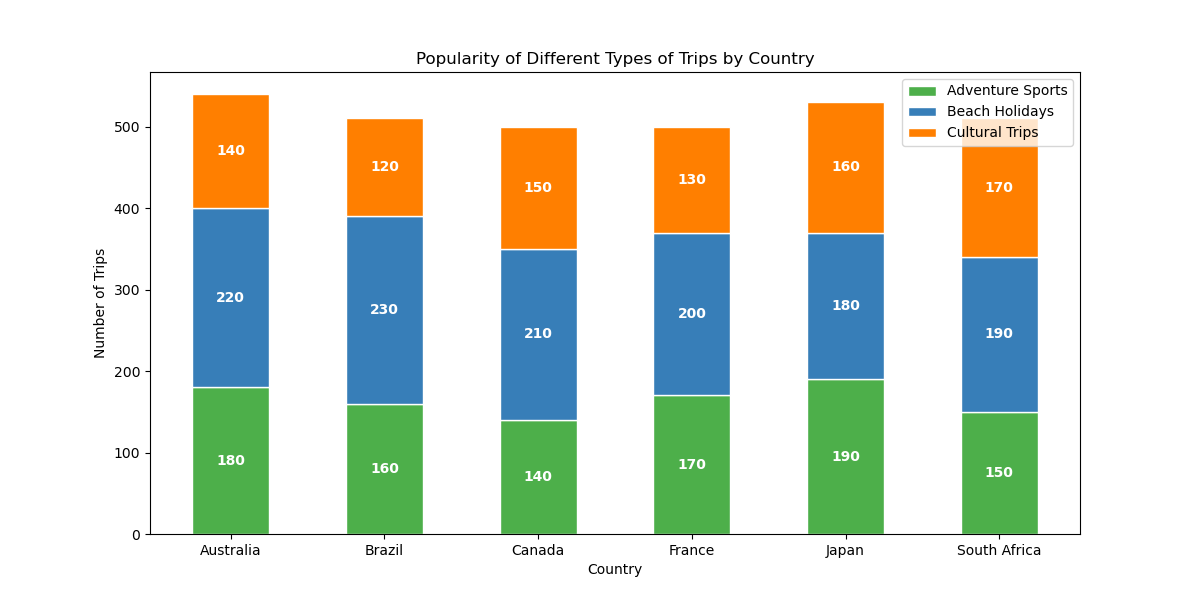

Write Python code to recreate this figure.

import matplotlib.pyplot as plt

# Data
countries = ['Australia', 'Brazil', 'Canada', 'France', 'Japan', 'South Africa']
adventure_sports = [180, 160, 140, 170, 190, 150]
beach_holidays = [220, 230, 210, 200, 180, 190]
cultural_trips = [140, 120, 150, 130, 160, 170]

# Color codes for each type of trip
colors = ['#4daf4a', '#377eb8', '#ff7f00']

# Plot stacked vertical bar chart
plt.figure(figsize=(12, 6)) # Width and height of the chart in inches
bar_width = 0.5 # Width of the bars

plt.bar(countries, adventure_sports, color=colors[0], edgecolor='white', width=bar_width, label='Adventure Sports')
plt.bar(countries, beach_holidays, bottom=adventure_sports, color=colors[1], edgecolor='white', width=bar_width, label='Beach Holidays')
plt.bar(countries, cultural_trips, bottom=[i+j for i,j in zip(adventure_sports, beach_holidays)], color=colors[2], edgecolor='white', width=bar_width, label='Cultural Trips')

# Add numerical labels
for i in range(len(countries)):
    plt.text(i, adventure_sports[i] / 2, str(adventure_sports[i]), ha='center', va='center', color='white', fontweight='bold')
    plt.text(i, adventure_sports[i] + beach_holidays[i] / 2, str(beach_holidays[i]), ha='center', va='center', color='white', fontweight='bold')
    plt.text(i, adventure_sports[i] + beach_holidays[i] + cultural_trips[i] / 2, str(cultural_trips[i]), ha='center', va='center', color='white', fontweight='bold')

# Add labels and title
plt.ylabel('Number of Trips')
plt.xlabel('Country')
plt.title('Popularity of Different Types of Trips by Country')
plt.legend()

# Display the final result
plt.show()
